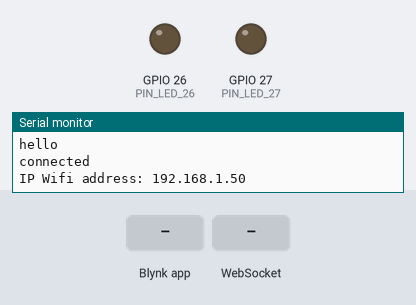
The sketch below on a simulated ESP32. On the bench: output pins drawn as LEDs (lit = HIGH), the last lines printed to the serial monitor. Inputs (shaded band) come from the test bench. WiFi joins after 1.5 s; servers stay silent unless stated.

Above: at 3.1 s.
3.2 s: Blynk app writes 1 to V1
At 3.5 s:
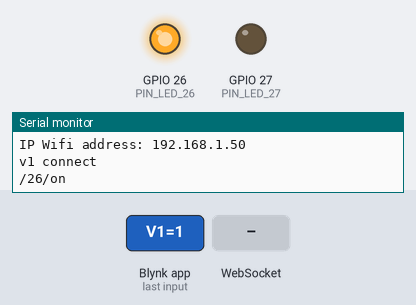
4.7 s: WebSocket text "/27/on" received
At 5.5 s:
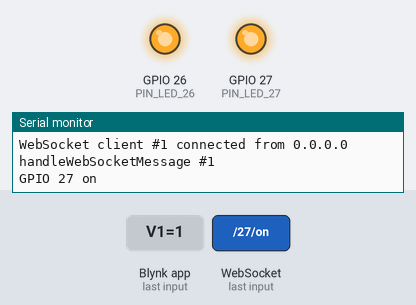
6.2 s: Blynk app writes 0 to V1
At 6.9 s:
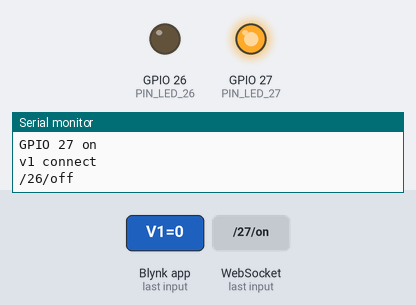
7.7 s: Blynk app writes 200 to V1
At 8.1 s:
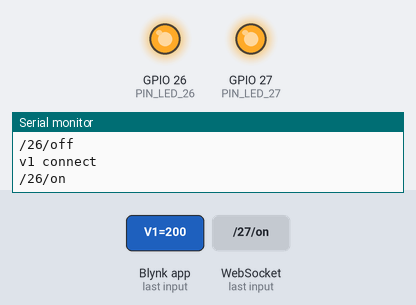
9.2 s: Blynk app writes 0 to V3
At 10.4 s:
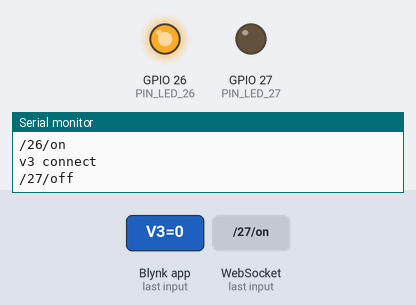
10.7 s: WebSocket text "/26/off" received
At 11.8 s:
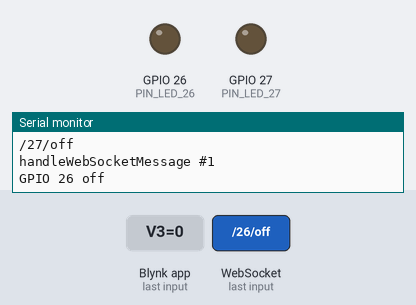
Timing chart, 0 to 13.2 s (numbered marks = the images above; inputs shaded):
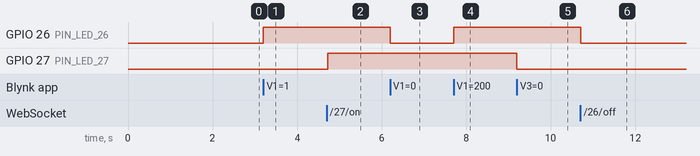

Measured:
- after the input at 3.2 s, GPIO 26 (PIN_LED_26): LOW → HIGH at once
- after the input at 4.7 s, GPIO 27 (PIN_LED_27): LOW → HIGH at once
- after the input at 6.2 s, GPIO 26 (PIN_LED_26): HIGH → LOW at once
- after the input at 7.7 s, GPIO 26 (PIN_LED_26): LOW → HIGH at once
- after the input at 9.2 s, GPIO 27 (PIN_LED_27): HIGH → LOW at once
- after the input at 10.7 s, GPIO 26 (PIN_LED_26): HIGH → LOW at once

The sketch:

HubPlus.ino
```cpp
#include <WiFi.h>
#include <WebServer.h>
#include <AsyncTCP.h>
#include <ESPAsyncWebServer.h>
#include "Web.h"
//#define LOCAL_SSID "Sau Banh "
//#define LOCAL_PASS "0989759499"

//#define LOCAL_SSID "Van Tiennn"
//#define LOCAL_PASS "nguyenvantienn"

#define LOCAL_SSID "saubanh"
#define LOCAL_PASS "tu1den20"

//char ssid[] = "Van Tiennn";
//char pass[] = "nguyenvantienn";

char ssid[] = "saubanh";
char pass[] = "tu1den20";

#define BLYNK_TEMPLATE_ID           "TMPL-Fb8IWXf"
#define BLYNK_DEVICE_NAME           "IOT DACS"
#define BLYNK_AUTH_TOKEN            "YDFKqnzLuXLkO3pWcmqafGhAQQ7ZfyU8"
#define BLYNK_PRINT Serial
#include <WiFiClient.h>
#include <BlynkSimpleEsp32.h>
char auth[] = BLYNK_AUTH_TOKEN;
WidgetLED led1_connect(V0);
WidgetLED led2_connect(V2);
unsigned long times=millis();

#define PIN_LED_27 27     //On board LED
#define PIN_LED_26 26     //On board LED

String LED_27_State = "off";
String LED_26_State = "off";
String header;

AsyncWebServer server(80);
AsyncWebSocket ws("/ws");

void notifyClients(String message) {
  ws.textAll(String(message));
}

void handleWebSocketMessage(void *arg, uint8_t *data, size_t len) {
  AwsFrameInfo *info = (AwsFrameInfo*)arg;
  if (info->final && info->index == 0 && info->len == len && info->opcode == WS_TEXT) {
    data[len] = 0;
    if (strcmp((char*)data, "/26/on") == 0) {
      Serial.println("GPIO 26 on");
      LED_26_State = "on";
      digitalWrite(PIN_LED_26, HIGH);
      notifyClients("/26/on");
    }
    if (strcmp((char*)data, "/26/off") == 0) {
      Serial.println("GPIO 26 off");
      LED_26_State = "off";
      digitalWrite(PIN_LED_26, LOW);
      notifyClients("/26/off");
    }

    if (strcmp((char*)data, "/27/on") == 0) {
      Serial.println("GPIO 27 on");
      LED_27_State = "on";
      digitalWrite(PIN_LED_27, HIGH);
      notifyClients("/27/on");
    }
    if (strcmp((char*)data, "/27/off") == 0) {
      Serial.println("GPIO 27 off");
      LED_27_State = "off";
      digitalWrite(PIN_LED_27, LOW);
      notifyClients("/27/off");
    }
  }
}
void onEvent(AsyncWebSocket *server, AsyncWebSocketClient *client, AwsEventType type, void *arg, uint8_t *data, size_t len) {
  switch (type) {
    case WS_EVT_CONNECT:
      Serial.printf("WebSocket client #%u connected from %s\n", client->id(), client->remoteIP().toString().c_str());
      break;
    case WS_EVT_DISCONNECT:
      Serial.printf("WebSocket client #%u disconnected\n", client->id());
      break;
    case WS_EVT_DATA:
      Serial.printf("handleWebSocketMessage #%u\n", client->id());
      handleWebSocketMessage(arg, data, len);
      break;
    case WS_EVT_PONG:
    case WS_EVT_ERROR:
      break;
  }
}

void initWebSocket() {
  ws.onEvent(onEvent);
  server.addHandler(&ws);
}

String processor(const String& var){
  Serial.println(var);
  return "ON";
}
void setup() {
  Serial.begin(9600);
  Blynk.begin(auth, ssid, pass);
  Serial.println("hello");
  delay(100);
  pinMode(PIN_LED_27, OUTPUT);
  pinMode(PIN_LED_26, OUTPUT);

  digitalWrite(PIN_LED_27, LOW);
  digitalWrite(PIN_LED_26, LOW);

  Serial.println("connected");
  WiFi.begin(LOCAL_SSID, LOCAL_PASS);
  while (WiFi.status() != WL_CONNECTED) {
    delay(500);
    Serial.print(".");
  }
  Serial.print("IP Wifi address: "); Serial.println(WiFi.localIP());


  initWebSocket();
  server.on("/", HTTP_GET, [](AsyncWebServerRequest *request){
    request->send_P(200, "text/html", PAGE_MAIN, processor);
  });

  server.begin();
}
BLYNK_CONNECTED() {
  // Request the latest state from the server
  Blynk.syncVirtual(V1,V3);
}
BLYNK_WRITE(V1){
  Serial.println("v1 connect");
  int p = param.asInt();
  if (p == 0){
    LED_26_State = "off";
    Serial.println("/26/off");
    notifyClients("/26/off");
  }else{
    LED_26_State = "on";
    Serial.println("/26/on");
    notifyClients("/26/on");
  }
  digitalWrite(PIN_LED_26, p);
}
BLYNK_WRITE(V3){
  Serial.println("v3 connect");
  int p = param.asInt();
  if (p == 0){
    LED_27_State = "off";
    Serial.println("/27/off");
    notifyClients("/27/off");
  }else{
    LED_27_State = "on";
    Serial.println("/27/on");
    notifyClients("/27/on");
  }

  digitalWrite(PIN_LED_27, p);
}

void loop() {
  ws.cleanupClients();
  Blynk.run();
  if(millis()-times>1000){
    if (led1_connect.getValue()){
      led1_connect.off();
    }else {
      led1_connect.on();
    }
    if (led2_connect.getValue()){
      led2_connect.off();
    }else {
      led2_connect.on();
    }
    times=millis();
  }

}
```

Source omitted: Web.h (28950 bytes)
